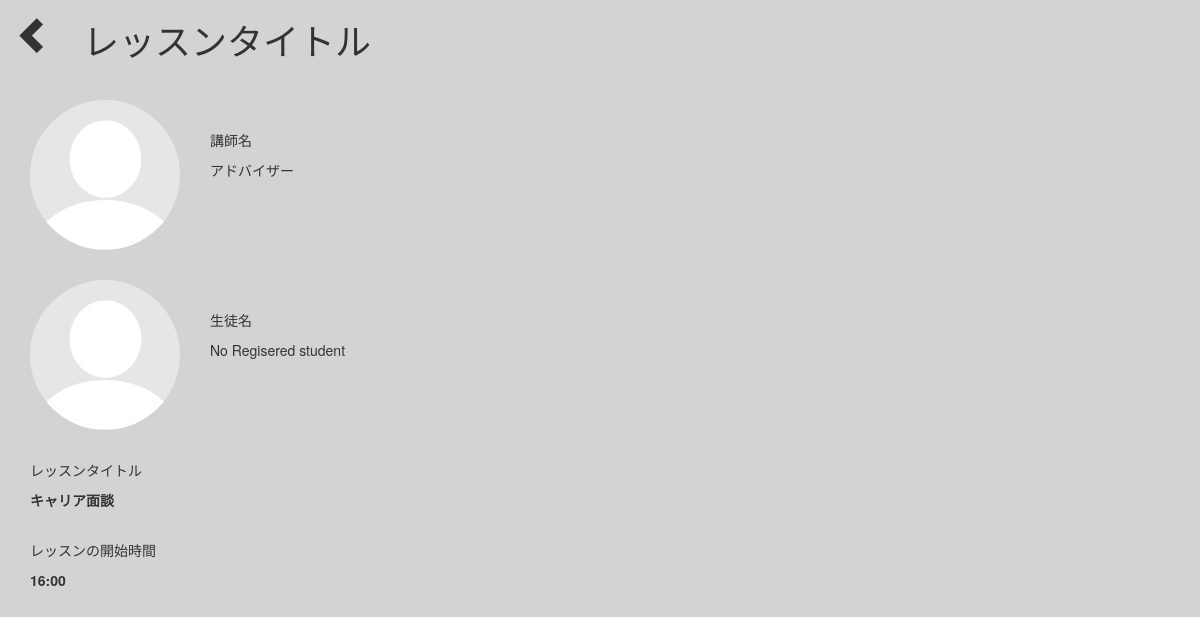
Screenshot of /lesson_page/132 (signed in) with the database file from the repository.
### main/models.py (models this page shows)
class Lesson(models.Model):
    title = models.CharField(max_length=50)
    instructor = models.ForeignKey(Instructor, on_delete=models.CASCADE, default=None)
    student = models.ForeignKey(Student, on_delete=models.CASCADE, default=None, null=True)
    Date = models.DateTimeField()
    lesson_type = models.CharField(max_length=20)
    starting = models.CharField(max_length=20, default='None')
    ending = models.CharField(max_length=20, default='None')
    date_to_display = models.CharField(max_length=20, default='None')
    rating = models.FloatField(default=5)
    day = models.CharField(max_length=50, default ="None")

class User(AbstractUser):
    Id = models.AutoField(primary_key=True)
    name = models.CharField(max_length=50)
    age = models.IntegerField(default=0)
    blocked = models.BooleanField(default=False)
    img = models.ImageField(upload_to='media', default='default.png')
    last_login = models.CharField(max_length = 30)
    email = models.EmailField()
    password = models.CharField(max_length=20)
    username = models.CharField(default=email, max_length=200, unique=True)
    intro_msg = models.CharField(max_length = 200)
    catch_phrase = models.CharField(max_length = 200)

### main/views.py (the view)
# urls.py: url(r'^lesson_page/(?P<lesson_id>.+)', views.lesson_page, name="lesson_page"),
def lesson_page(request, lesson_id):
    if not 'is_logged' in request.session.keys():
        messages.success(request, 'あなたが最初にログインする必要があります')
        return redirect('mylogin')
    logged_user = User.objects.get(username__exact=request.session['email'])
    lesson = Lesson.objects.get(pk=lesson_id)
    return render(request, 'lesson_page.html', {'logged_user':logged_user, 'lesson':lesson})

### templates/lesson_page.html (shortened to what this page needs)
{% load static %}
<!DOCTYPE html>
<html lang="en">
<head>
    <link rel="stylesheet" href="https://stackpath.bootstrapcdn.com/bootstrap/4.5.0/css/bootstrap.min.css"
>
    <link rel="stylesheet" href="https://cdnjs.cloudflare.com/ajax/libs/font-awesome/4.7.0/css/font-awesome.min.css">
    <link rel="stylesheet" href="https://maxcdn.bootstrapcdn.com/bootstrap/3.3.7/css/bootstrap.min.css">
    <link rel="stylesheet" href="{% static 'css/styles_admin.css' %}">
</head>
<body>
    <header class="row">
        <i class="glyphicon glyphicon-chevron-left ml-5 mt-4" style="font-size:38px" id='goBack'> </i>
        <h1 class="ml-5">レッスンタイトル
        </h1>
    </header>
    <div class="row ml-5 mt-5">
        <img src="{{ MEDIA_URL }}/media/{{lesson.instructor.img}}" class="rounded-circle">
        <div class="ml-5 mt-5">
            <p>講師名
            </p>
            <p id="instructor">{{lesson.instructor.name}}</p>
        </div>
    </div>
    <div class="row ml-5 mt-5">
        <img src="{{MEDIA_URL}}/media/default.png" class="rounded-circle">
        <div class="ml-5 mt-5">
            <p>生徒名
            </p>
            {% if lesson.student %}
            <p id="student"> {{lesson.student.name}}  </p>
            {% else %}
            <p id="student"> No Regisered student  </p>
            {% endif %}
        </div>
    </div>
    <div class="ml-5 mt-5">
        <p>レッスンタイトル
        </p>
        <p id="lesson" class="font-weight-bold">{{lesson.title}}</p>
    </div>
    <div class="ml-5 mt-5">
        <p>レッスンの開始時間
        </p>
        <p id="starttime" class="font-weight-bold">{{lesson.starting}}</p>
    </div>
</body>
</html>

### static/css/styles_admin.css (style rules this page uses)
body { background-color: #d3d3d3; }
img { width: 150px; height: 150px; }

### rows the page displays
Lesson: instructor.img (placeholder picture), instructor.name "アドバイザー", title "キャリア面談", starting "16:00"
